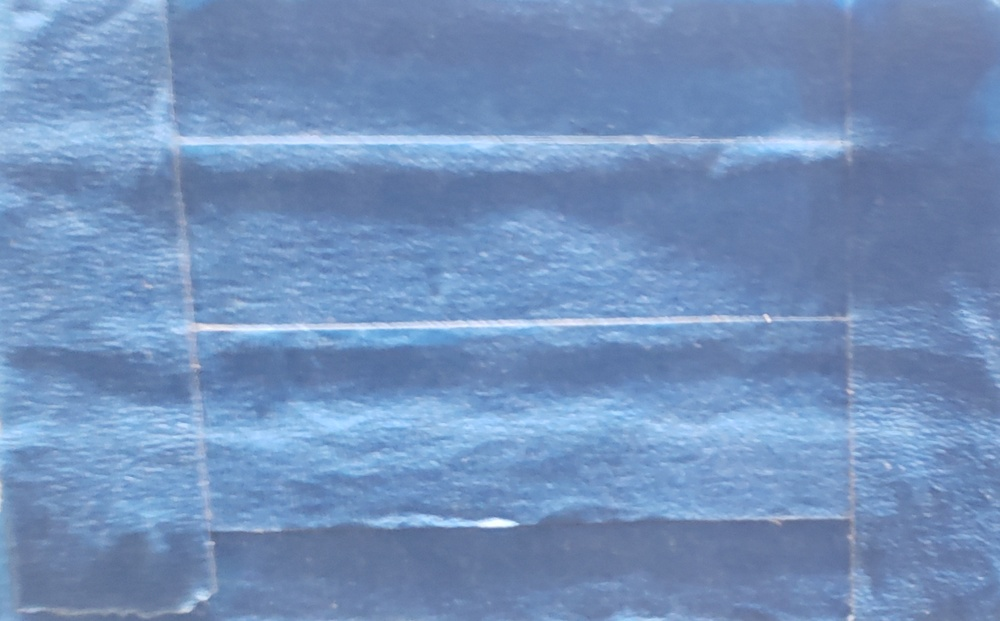
#> input picture Blues/20230222_101915.jpg, 1000 x 621 px, shrunk from 2111 x 1310 before the run; its folder holds only this picture in this run
$ python colorThresholds.py
#> lines starting #> are read from the running program, lines starting #| are printed output that depends on the picture
#CYCrCb
#Cr 102 - 126
#Cb 119-160
#0-255

import matplotlib.pyplot as plt
from matplotlib.colors import LogNorm
import cv2,glob
import numpy as np

#specify the color for which histogram is to be plotted
color = 'Blues/'
# whether the plot should be on full scale or zoomed
zoom = 1
# load all the files in the folder
files = glob.glob(color + '*.jpg')
files.sort()
# empty arrays for separating the channels for plotting
B = np.array([])
G = np.array([])
R = np.array([])
H = np.array([])
S = np.array([])
V = np.array([])
Y = np.array([])
Cr = np.array([])
Cb = np.array([])
LL = np.array([])
LA = np.array([])
LB = np.array([])

# Data creation
# append the values from each file to the respective channel
for fi in files[:]:
    # BGR
    im = cv2.imread(fi)
#> im is the input picture: shape (621, 1000, 3); mean B, G, R 188.2, 145.4, 115.1
    b = im[:,:,0]
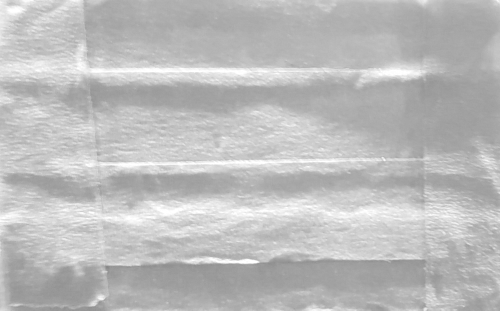
#> b: shape (621, 1000) (shown at 1/2 size); min 132, max 255, mean 188.2
    b = b.reshape(b.shape[0]*b.shape[1])
    g = im[:,:,1]
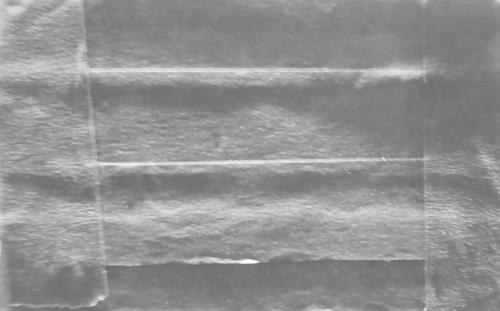
#> g: shape (621, 1000) (shown at 1/2 size); min 101, max 255, mean 145.4
    g = g.reshape(g.shape[0]*g.shape[1])
    r = im[:,:,2]
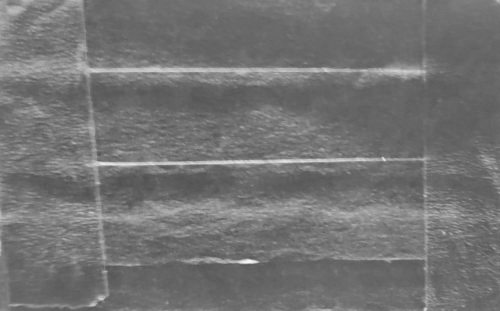
#> r: shape (621, 1000) (shown at 1/2 size); min 78, max 249, mean 115.1
    r = r.reshape(r.shape[0]*r.shape[1])
    B = np.append(B,b)
    G = np.append(G,g)
    R = np.append(R,r)
    # HSV
    hsv = cv2.cvtColor(im,cv2.COLOR_BGR2HSV)
#> hsv: shape (621, 1000, 3); mean H, S, V 107.7, 99.3, 188.2
    h = hsv[:,:,0]
    h = h.reshape(h.shape[0]*h.shape[1])
    s = hsv[:,:,1]
    s = s.reshape(s.shape[0]*s.shape[1])
    v = hsv[:,:,2]
    v = v.reshape(v.shape[0]*v.shape[1])
    H = np.append(H,h)
    S = np.append(S,s)
    V = np.append(V,v)
    # YCrCb
    ycb = cv2.cvtColor(im,cv2.COLOR_BGR2YCrCb)
#> ycb: shape (621, 1000, 3); mean of channels 0, 1, 2 141.2, 109.3, 154.5
    y = ycb[:,:,0]
    y = y.reshape(y.shape[0]*y.shape[1])
    cr = ycb[:,:,1]
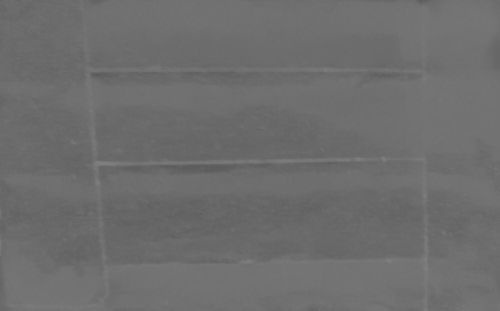
#> cr: shape (621, 1000) (shown at 1/2 size); min 90, max 129, mean 109.3
    cr = cr.reshape(cr.shape[0]*cr.shape[1])
    cb = ycb[:,:,2]
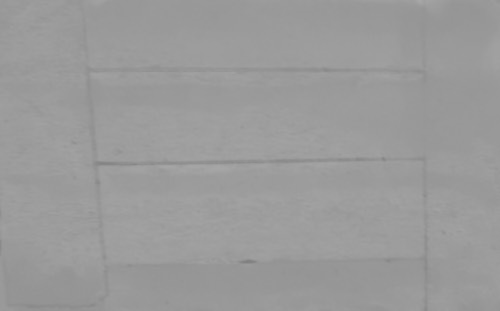
#> cb: shape (621, 1000) (shown at 1/2 size); min 125, max 168, mean 154.5
    cb = cb.reshape(cb.shape[0]*cb.shape[1])
    Y = np.append(Y,y)
    Cr = np.append(Cr,cr)
    Cb = np.append(Cb,cb)
    # Lab
    lab = cv2.cvtColor(im,cv2.COLOR_BGR2LAB)
#> lab: shape (621, 1000, 3); mean of channels 0, 1, 2 151.9, 128.4, 102.4
    ll = lab[:,:,0]
    ll = ll.reshape(ll.shape[0]*ll.shape[1])
    la = lab[:,:,1]
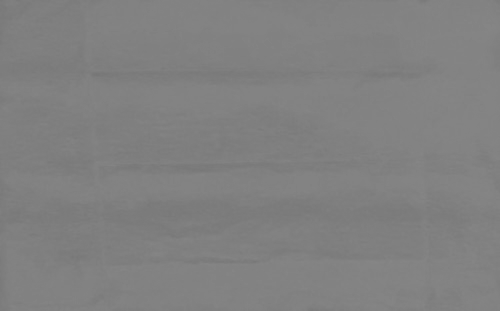
#> la: shape (621, 1000) (shown at 1/2 size); min 118, max 135, mean 128.4
    la = la.reshape(la.shape[0]*la.shape[1])
    lb = lab[:,:,2]
    lb = lb.reshape(lb.shape[0]*lb.shape[1])
    LL = np.append(LL,ll)
    LA = np.append(LA,la)
    LB = np.append(LB,lb)
print("HSV")
print(f'{min(H)}, {max(H)}')
#| 60.0, 133.0
print(f'{min(S)}, {max(S)}')
#| 5.0, 147.0
print(f'{min(V)}, {max(V)}')
#| 132.0, 255.0

print("BGR")
print(f'{min(B)}, {max(B)}')
#| 132.0, 255.0
print(f'{min(G)}, {max(G)}')
#| 101.0, 255.0
print(f'{min(R)}, {max(R)}')
#| 78.0, 249.0

print("YCB")
print(f'{min(Y)}, {max(Y)}')
#| 100.0, 253.0
print(f'{min(Cr)}, {max(Cr)}')
#| 90.0, 129.0
print(f'{min(Cb)}, {max(Cb)}')
#| 125.0, 168.0

print("LAB")
print(f'{min(LL)}, {max(LL)}')
#| 109.0, 254.0
print(f'{min(LA)}, {max(LA)}')
#| 118.0, 135.0
print(f'{min(LB)}, {max(LB)}')
#| 92.0, 131.0

# Plotting the histogram
nbins = 20
plt.figure(figsize=[20,10])
plt.subplot(4,3,1)
plt.hist(B, bins=nbins)
plt.xlabel('B')
plt.ylabel('Count')
plt.title('RGB')
if not zoom:
    plt.xlim([0,255])
    plt.ylim([0,255])

plt.subplot(4,3,2)
plt.hist(R, bins=nbins)
plt.xlabel('R')
plt.ylabel('Count')
plt.title('RGB')
if not zoom:
    plt.xlim([0,255])
    plt.ylim([0,255])
plt.subplot(4,3,3)
plt.hist(G, bins=nbins)
plt.xlabel('G')
plt.ylabel('Count')
plt.title('RGB')
if not zoom:
    plt.xlim([0,255])
    plt.ylim([0,255])

plt.subplot(4,3,4)
plt.hist(H, bins=nbins)
plt.xlabel('H')
plt.ylabel('Count')
plt.title('HSV')
if not zoom:
    plt.xlim([0,180])
    plt.ylim([0,255])

plt.subplot(4,3,5)
plt.hist(V, bins=nbins)
plt.xlabel('V')
plt.ylabel('Count')
plt.title('HSV')
if not zoom:
    plt.xlim([0,180])
    plt.ylim([0,255])

plt.subplot(4,3,6)
plt.hist(S, bins=nbins)
plt.xlabel('S')
plt.ylabel('Count')
plt.title('HSV')
if not zoom:
    plt.xlim([0,180])
    plt.ylim([0,255])

plt.subplot(4,3,7)
plt.hist(Cr, bins=nbins)
plt.xlabel('Cr')
plt.ylabel('Count')
plt.title('YCrCb')
if not zoom:
    plt.xlim([0,180])
    plt.ylim([0,255])

plt.subplot(4,3,8)
plt.hist(Cb, bins=nbins)
plt.xlabel('Cb')
plt.ylabel('Count')
plt.title('YCrCb')
if not zoom:
    plt.xlim([0,180])
    plt.ylim([0,255])

plt.subplot(4,3,9)
plt.hist(Y, bins=nbins)
plt.xlabel('Y')
plt.ylabel('Count')
plt.title('YCrCb')
if not zoom:
    plt.xlim([0,180])
    plt.ylim([0,255])

plt.subplot(4,3,10)
plt.hist(LL, bins=nbins)
plt.xlabel('L')
plt.ylabel('Count')
plt.title('Lab')
if not zoom:
    plt.xlim([0,180])
    plt.ylim([0,255])

plt.subplot(4,3,11)
plt.hist(LA, bins=nbins)
plt.xlabel('A')
plt.ylabel('Count')
plt.title('LAB')
if not zoom:
    plt.xlim([0,180])
    plt.ylim([0,255])

plt.subplot(4,3,12)
plt.hist(LB, bins=nbins)
plt.xlabel('LB')
plt.ylabel('Count')
plt.title('LAB')
if not zoom:
    plt.xlim([0,180])
    plt.ylim([0,255])

plt.tight_layout()

plt.show()
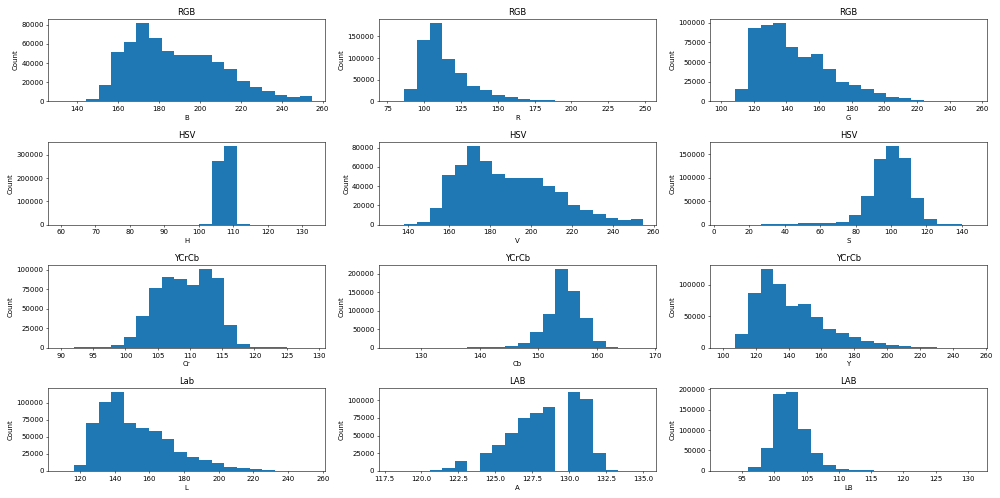
#> figure drawn by matplotlib, 12 panels; panel 1: tallest bar 82091 high, from x = 168.9 to 175.1; panel 2: tallest bar 181392 high, from x = 103.7 to 112.2; panel 3: tallest bar 100136 high, from x = 131.8 to 139.5; panel 4: tallest bar 339732 high, from x = 107.4 to 111.1

$ run again, on Blues/20230222_103500.jpg
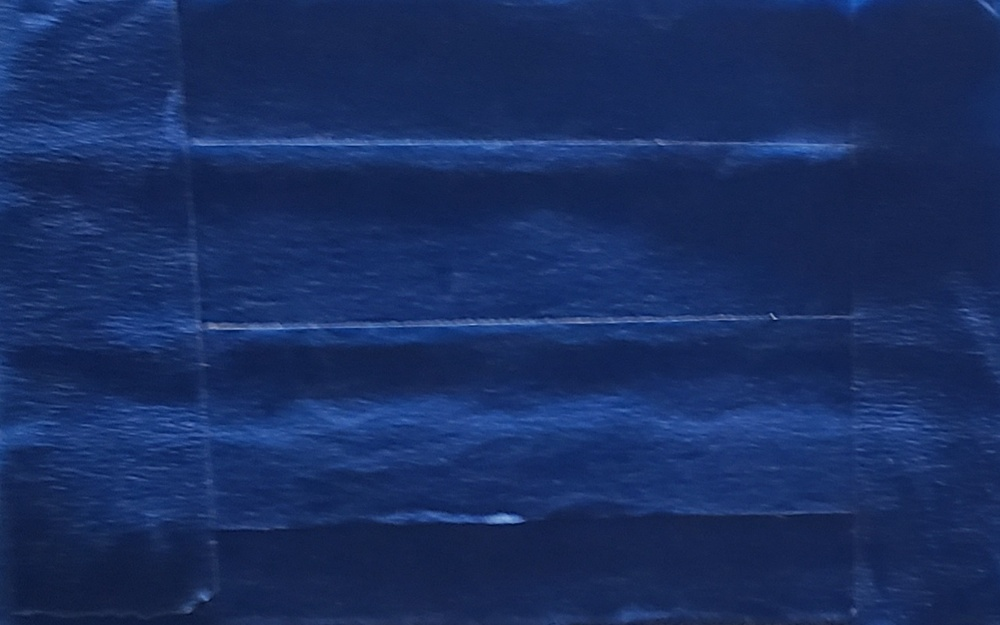
#> input picture Blues/20230222_103500.jpg, 1000 x 625 px, shrunk from 1282 x 801 before the run
#> im is the input picture: shape (625, 1000, 3); mean B, G, R 97.1, 46.5, 25.2
#> hsv: shape (625, 1000, 3); mean H, S, V 111.3, 189.3, 97.1
#> `s = hsv[:,:,1]`:
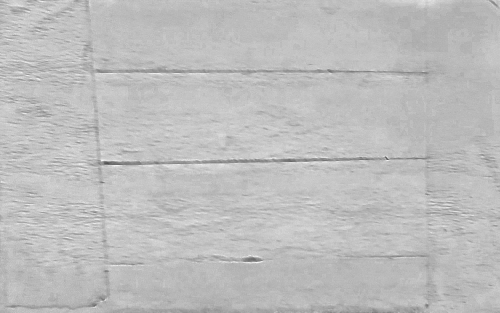
#> s: shape (625, 1000) (shown at 1/2 size); min 78, max 255, mean 189.3
#> ycb: shape (625, 1000, 3); mean of channels 0, 1, 2 45.9, 113.2, 156.9
#> lab: shape (625, 1000, 3); mean of channels 0, 1, 2 51.6, 138.9, 95.5
#> `lb = lab[:,:,2]`:
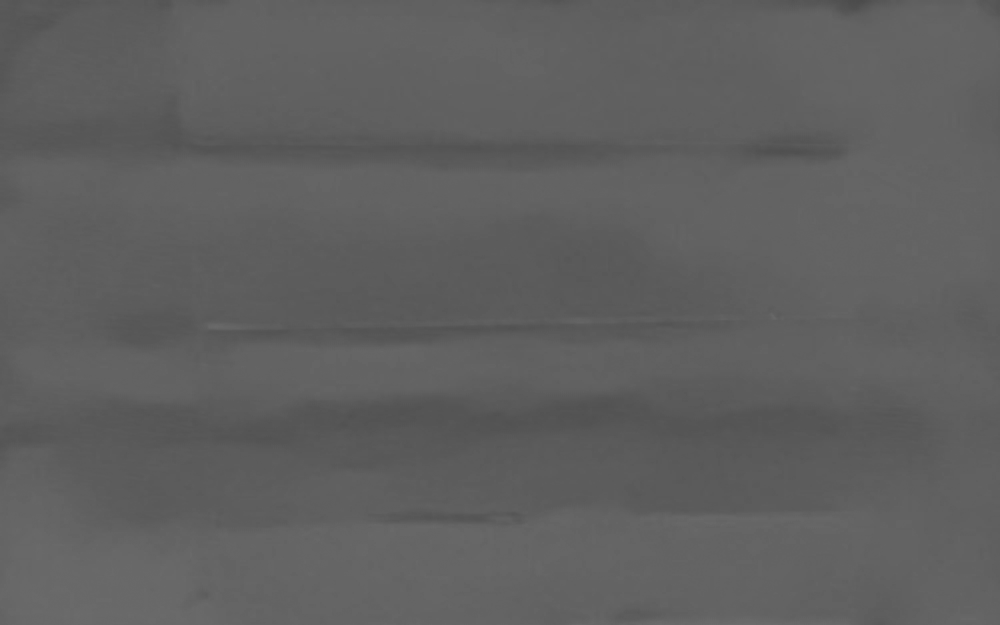
#> lb: shape (625, 1000); min 75, max 108, mean 95.5
#| 106.0, 115.0
#| 78.0, 255.0
#| 48.0, 230.0
#| 48.0, 230.0
#| 13.0, 178.0
#| 0.0, 151.0
#| 13.0, 172.0
#| 90.0, 121.0
#| 145.0, 182.0
#| 11.0, 183.0
#| 128.0, 149.0
#| 75.0, 108.0

$ run again, on Blues/20230222_102615.jpg
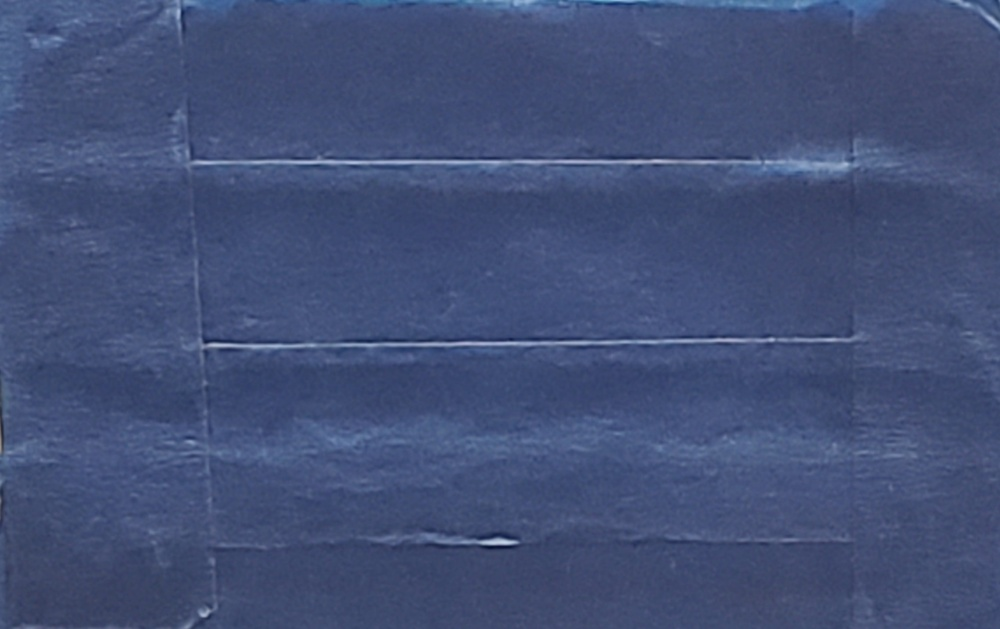
#> input picture Blues/20230222_102615.jpg, 1000 x 629 px, shrunk from 1994 x 1254 before the run
#> im is the input picture: shape (629, 1000, 3); mean B, G, R 118.8, 80.1, 66.4
#> `r = im[:,:,2]`:
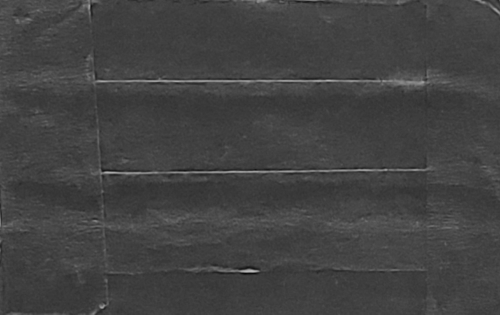
#> r: shape (629, 1000) (shown at 1/2 size); min 3, max 196, mean 66.4
#> hsv: shape (629, 1000, 3); mean H, S, V 112.2, 112.9, 118.8
#> `s = hsv[:,:,1]`:
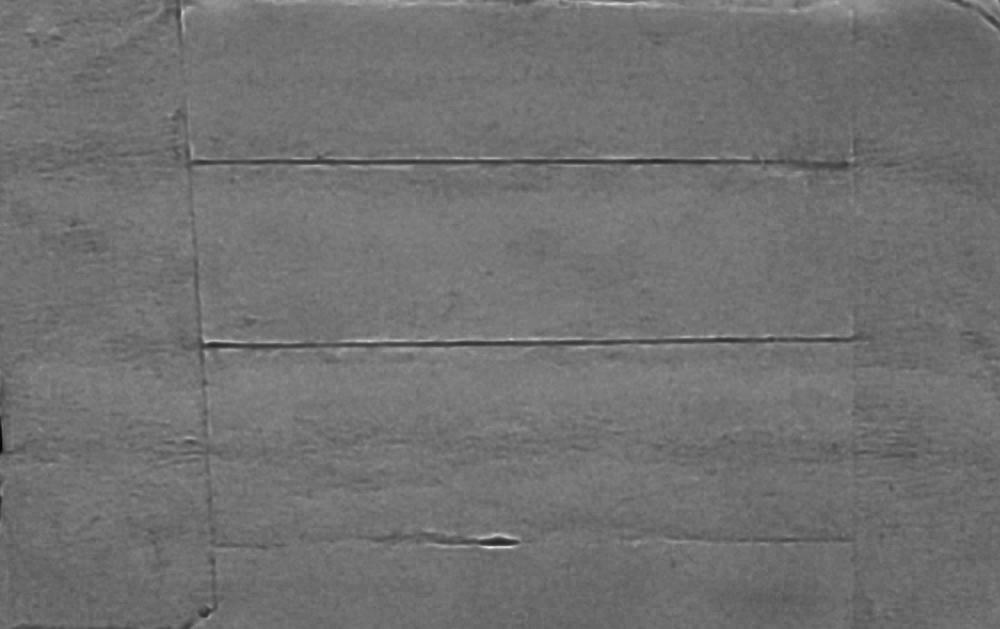
#> s: shape (629, 1000); min 5, max 239, mean 112.9
#> ycb: shape (629, 1000, 3); mean of channels 0, 1, 2 80.4, 118, 149.7
#> lab: shape (629, 1000, 3); mean of channels 0, 1, 2 88, 133.7, 104.2
#| 0.0, 173.0
#| 5.0, 239.0
#| 48.0, 237.0
#| 48.0, 237.0
#| 16.0, 212.0
#| 3.0, 196.0
#| 16.0, 210.0
#| 96.0, 131.0
#| 127.0, 162.0
#| 15.0, 216.0
#| 119.0, 140.0
#| 92.0, 129.0
